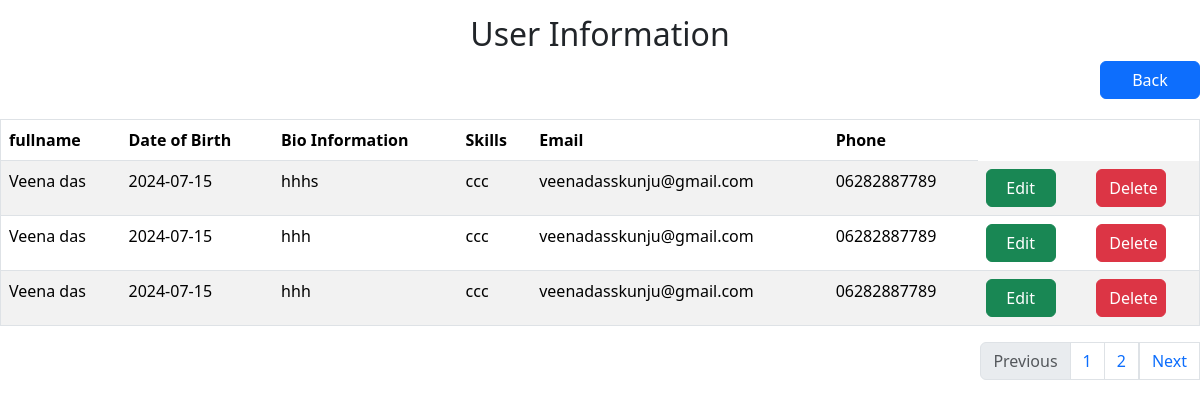
/listdetails/, run on the app's committed database.
### userapp/models.py (models this page shows)
class userprofile(models.Model):
    fullname=models.CharField(max_length=200)
    DOB=models.CharField(max_length=200)
    bio=models.CharField(max_length=200,blank=True, null=True)
    skills = models.CharField(max_length=200,blank=True, null=True)
    email = models.EmailField(max_length=255,blank=True, null=True)
    phone = models.CharField(max_length=10,blank=True, null=True)

### userapp/views.py (the view)
# urls.py: path('listdetails/', views.listdetails, name='details'),
def listdetails(request):
    values = userprofile.objects.all()
    paginator = Paginator(values, 3)
    page_number = request.GET.get('page')
    try:
        page = paginator.page(page_number)
    except PageNotAnInteger:
        page = paginator.page(1)
    except EmptyPage:
        page = paginator.page(paginator.num_pages)
    return render(request, 'printvalues.html', {'values': values, 'page': page})

### templates/printvalues.html (shortened to what this page needs)
<!DOCTYPE html>
<html lang="en">
<head>
    <link href="https://cdn.jsdelivr.net/npm/bootstrap@5.3.3/dist/css/bootstrap.min.css" rel="stylesheet">
</head>
<body>
<h2>User Information</h2>
<div class="button">
 <a href="{% url 'create' %}" class="btn btn-primary" style="width:100px;margin-left:50px;" >Back</a>
    </div>
<table class="table table-striped table-hover" border="1px" style="margin-top:20px">
     <thead>
     <tr>
         <th>fullname</th>
         <th>Date of Birth</th>
         <th>Bio Information</th>
         <th>Skills</th>
         <th>Email</th>
         <th>Phone</th>
     </tr>
     </thead>
     <tbody>
     {% for i in page %}
     <tr>
         <td>{{i.fullname}}</td>
         <td>{{i.DOB}}</td>
          <td>{{i.bio}}</td>
          <td>{{i.skills}}</td>
          <td>{{i.email}}</td>
          <td>{{i.phone}}</td>
          <td>
            <a href="{% url 'update' i.id %}" class="btn btn-success" style="width:70px" >Edit</a>
          </td>
          <td>
         <a href="{% url 'delete' i.id %}" class="btn btn-danger" style="width:70px" >Delete</a>
          </td>
     </tr>
     {% endfor %}
     </tbody>
 </table>
<nav aria-label="Page navigation example">
  <ul class="pagination justify-content-end">
    <li class="page-item disabled">
      <a class="page-link">Previous</a>
    </li>
      {% for num in page.paginator.page_range %}
    <li class="page-item {% if page.number == num %}activate{% endif %}">
        <a class="page-link" href="?page={{num}}">{{num}}</a></li>
        {% endfor%}
      <a class="page-link"  href="#">Next</a>
  </ul>
</nav>
</body>
</html>

### templates/printvalues.html (style rules this page uses)
.button { text-align:right; marign:30px; }
h2 { text-align:center; margin-top:15px; font-style:robotomedium; }

### data on the page
userprofile: fullname "Veena das", DOB "2024-07-15", bio "hhhs", skills "ccc", email "veenadasskunju@gmail.com", phone "06282887789"
userprofile: fullname "Veena das", DOB "2024-07-15", bio "hhh", skills "ccc", email "veenadasskunju@gmail.com", phone "06282887789"
userprofile: fullname "Veena das", DOB "2024-07-15", bio "hhh", skills "ccc", email "veenadasskunju@gmail.com", phone "06282887789"

### other printed values
{{ num }} "1" "2"
